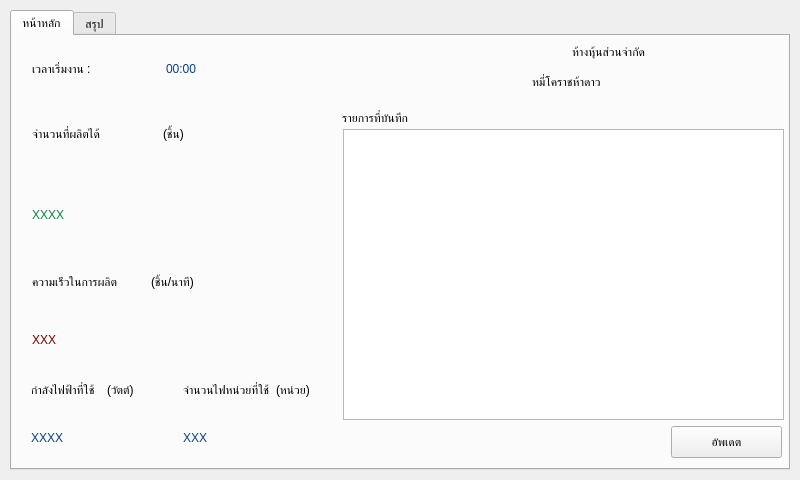
<?xml version="1.0" encoding="UTF-8"?>
<ui version="4.0">
 <class>MainWindow</class>
 <widget class="QMainWindow" name="MainWindow">
  <property name="geometry">
   <rect>
    <x>0</x>
    <y>0</y>
    <width>800</width>
    <height>480</height>
   </rect>
  </property>
  <property name="windowTitle">
   <string>MainWindow</string>
  </property>
  <widget class="QWidget" name="centralwidget">
   <widget class="QTabWidget" name="tabWidget">
    <property name="geometry">
     <rect>
      <x>10</x>
      <y>10</y>
      <width>780</width>
      <height>460</height>
     </rect>
    </property>
    <property name="layoutDirection">
     <enum>Qt::LeftToRight</enum>
    </property>
    <property name="tabPosition">
     <enum>QTabWidget::North</enum>
    </property>
    <property name="currentIndex">
     <number>0</number>
    </property>
    <property name="movable">
     <bool>false</bool>
    </property>
    <widget class="QWidget" name="tab_main">
     <attribute name="title">
      <string>หน้าหลัก</string>
     </attribute>
     <widget class="QWidget" name="layoutWidget_4">
      <property name="geometry">
       <rect>
        <x>20</x>
        <y>10</y>
        <width>261</width>
        <height>45</height>
       </rect>
      </property>
      <layout class="QHBoxLayout" name="horizontalLayout_6">
       <item>
        <widget class="QLabel" name="label">
         <property name="styleSheet">
          <string notr="true">font: 18pt &quot;.AppleSystemUIFont&quot;;</string>
         </property>
         <property name="text">
          <string>เวลาเริ่มงาน : </string>
         </property>
        </widget>
       </item>
       <item>
        <widget class="QLabel" name="lbl_StartTime">
         <property name="styleSheet">
          <string notr="true">font: 36pt &quot;.AppleSystemUIFont&quot;;
color: rgb(7, 64, 128);</string>
         </property>
         <property name="text">
          <string>00:00</string>
         </property>
         <property name="alignment">
          <set>Qt::AlignLeading|Qt::AlignLeft|Qt::AlignVCenter</set>
         </property>
        </widget>
       </item>
      </layout>
     </widget>
     <widget class="QLabel" name="label_4">
      <property name="geometry">
       <rect>
        <x>560</x>
        <y>0</y>
        <width>131</width>
        <height>31</height>
       </rect>
      </property>
      <property name="styleSheet">
       <string notr="true">font: 18pt &quot;.AppleSystemUIFont&quot;;</string>
      </property>
      <property name="text">
       <string>ห้างหุ้นส่วนจำกัด</string>
      </property>
     </widget>
     <widget class="QLabel" name="label_12">
      <property name="geometry">
       <rect>
        <x>690</x>
        <y>0</y>
        <width>81</width>
        <height>81</height>
       </rect>
      </property>
      <property name="text">
       <string/>
      </property>
      <property name="pixmap">
       <pixmap>logo.png</pixmap>
      </property>
     </widget>
     <widget class="QWidget" name="layoutWidget_2">
      <property name="geometry">
       <rect>
        <x>19</x>
        <y>333</y>
        <width>297</width>
        <height>90</height>
       </rect>
      </property>
      <layout class="QHBoxLayout" name="horizontalLayout_5">
       <item>
        <layout class="QVBoxLayout" name="verticalLayout_2">
         <item>
          <layout class="QHBoxLayout" name="horizontalLayout_3">
           <item>
            <widget class="QLabel" name="label_7">
             <property name="text">
              <string>กำลังไฟฟ้าที่ใช้</string>
             </property>
            </widget>
           </item>
           <item>
            <widget class="QLabel" name="label_8">
             <property name="text">
              <string>(วัตต์)</string>
             </property>
            </widget>
           </item>
          </layout>
         </item>
         <item>
          <widget class="QLabel" name="lbl_Power">
           <property name="styleSheet">
            <string notr="true">font: 48pt &quot;.AppleSystemUIFont&quot;;
color: rgb(7, 64, 128);</string>
           </property>
           <property name="text">
            <string>XXXX</string>
           </property>
          </widget>
         </item>
        </layout>
       </item>
       <item>
        <layout class="QVBoxLayout" name="verticalLayout_3">
         <item>
          <layout class="QHBoxLayout" name="horizontalLayout_4">
           <item>
            <widget class="QLabel" name="label_10">
             <property name="text">
              <string>จำนวนไฟหน่วยที่ใช้</string>
             </property>
            </widget>
           </item>
           <item>
            <widget class="QLabel" name="label_9">
             <property name="text">
              <string>(หน่วย)</string>
             </property>
            </widget>
           </item>
          </layout>
         </item>
         <item>
          <widget class="QLabel" name="lbl_Energy">
           <property name="styleSheet">
            <string notr="true">font: 48pt &quot;.AppleSystemUIFont&quot;;
color: rgb(7, 64, 128);</string>
           </property>
           <property name="text">
            <string>XXX</string>
           </property>
          </widget>
         </item>
        </layout>
       </item>
      </layout>
     </widget>
     <widget class="QWidget" name="layoutWidget">
      <property name="geometry">
       <rect>
        <x>20</x>
        <y>220</y>
        <width>232</width>
        <height>109</height>
       </rect>
      </property>
      <layout class="QVBoxLayout" name="verticalLayout_4">
       <item>
        <layout class="QHBoxLayout" name="horizontalLayout_2">
         <item>
          <widget class="QLabel" name="label_3">
           <property name="styleSheet">
            <string notr="true">font: 18pt &quot;.AppleSystemUIFont&quot;;</string>
           </property>
           <property name="text">
            <string>ความเร็วในการผลิต</string>
           </property>
          </widget>
         </item>
         <item>
          <widget class="QLabel" name="label_6">
           <property name="styleSheet">
            <string notr="true">font: 18pt &quot;.AppleSystemUIFont&quot;;</string>
           </property>
           <property name="text">
            <string>(ชิ้น/นาที)</string>
           </property>
          </widget>
         </item>
        </layout>
       </item>
       <item>
        <widget class="QLabel" name="lbl_Preformance">
         <property name="styleSheet">
          <string notr="true">font: 60pt &quot;.AppleSystemUIFont&quot;;
color: rgb(128, 0, 2);</string>
         </property>
         <property name="text">
          <string>XXX</string>
         </property>
        </widget>
       </item>
      </layout>
     </widget>
     <widget class="QWidget" name="layoutWidget_3">
      <property name="geometry">
       <rect>
        <x>20</x>
        <y>60</y>
        <width>256</width>
        <height>156</height>
       </rect>
      </property>
      <layout class="QVBoxLayout" name="verticalLayout">
       <item>
        <layout class="QHBoxLayout" name="horizontalLayout">
         <item>
          <widget class="QLabel" name="label_2">
           <property name="styleSheet">
            <string notr="true">font: 18pt &quot;.AppleSystemUIFont&quot;;</string>
           </property>
           <property name="text">
            <string>จำนวนที่ผลิตได้</string>
           </property>
          </widget>
         </item>
         <item>
          <widget class="QLabel" name="label_5">
           <property name="styleSheet">
            <string notr="true">font: 18pt &quot;.AppleSystemUIFont&quot;;</string>
           </property>
           <property name="text">
            <string>(ชิ้น)</string>
           </property>
          </widget>
         </item>
        </layout>
       </item>
       <item>
        <widget class="QLabel" name="lbl_CountTotal">
         <property name="styleSheet">
          <string notr="true">font: 100pt &quot;.AppleSystemUIFont&quot;;
color: rgb(16, 128, 64);</string>
         </property>
         <property name="text">
          <string>XXXX</string>
         </property>
        </widget>
       </item>
      </layout>
     </widget>
     <widget class="QLabel" name="label_19">
      <property name="geometry">
       <rect>
        <x>520</x>
        <y>30</y>
        <width>171</width>
        <height>31</height>
       </rect>
      </property>
      <property name="styleSheet">
       <string notr="true">font: 24pt &quot;.AppleSystemUIFont&quot;;</string>
      </property>
      <property name="text">
       <string>หมี่โคราชห้าดาว</string>
      </property>
     </widget>
     <widget class="QTableWidget" name="twDB">
      <property name="geometry">
       <rect>
        <x>331</x>
        <y>93</y>
        <width>441</width>
        <height>291</height>
       </rect>
      </property>
      <property name="sizeAdjustPolicy">
       <enum>QAbstractScrollArea::AdjustToContents</enum>
      </property>
     </widget>
     <widget class="QLabel" name="label_11">
      <property name="geometry">
       <rect>
        <x>330</x>
        <y>70</y>
        <width>115</width>
        <height>24</height>
       </rect>
      </property>
      <property name="styleSheet">
       <string notr="true">font: 18pt &quot;.AppleSystemUIFont&quot;;</string>
      </property>
      <property name="text">
       <string>รายการที่บันทึก</string>
      </property>
     </widget>
     <widget class="QWidget" name="">
      <layout class="QHBoxLayout" name="horizontalLayout_7"/>
     </widget>
     <widget class="QPushButton" name="btn_update">
      <property name="geometry">
       <rect>
        <x>659</x>
        <y>390</y>
        <width>111</width>
        <height>32</height>
       </rect>
      </property>
      <property name="styleSheet">
       <string notr="true"/>
      </property>
      <property name="text">
       <string>อัพเดต</string>
      </property>
      <property name="iconSize">
       <size>
        <width>32</width>
        <height>16</height>
       </size>
      </property>
     </widget>
    </widget>
    <widget class="QWidget" name="tab_results">
     <attribute name="title">
      <string>สรุป</string>
     </attribute>
     <widget class="QTableWidget" name="tw_Resulte_DB">
      <property name="geometry">
       <rect>
        <x>10</x>
        <y>220</y>
        <width>751</width>
        <height>201</height>
       </rect>
      </property>
      <property name="sizeAdjustPolicy">
       <enum>QAbstractScrollArea::AdjustToContents</enum>
      </property>
     </widget>
     <widget class="QPushButton" name="btn_LoadDB">
      <property name="geometry">
       <rect>
        <x>370</x>
        <y>10</y>
        <width>113</width>
        <height>32</height>
       </rect>
      </property>
      <property name="text">
       <string>โหลดข้อมูล</string>
      </property>
     </widget>
     <widget class="QLabel" name="label_13">
      <property name="geometry">
       <rect>
        <x>20</x>
        <y>90</y>
        <width>60</width>
        <height>16</height>
       </rect>
      </property>
      <property name="text">
       <string>วันที่บันทึก</string>
      </property>
     </widget>
     <widget class="QLabel" name="label_14">
      <property name="geometry">
       <rect>
        <x>380</x>
        <y>90</y>
        <width>121</width>
        <height>16</height>
       </rect>
      </property>
      <property name="text">
       <string>เวลาเริ่มทำงาน</string>
      </property>
     </widget>
     <widget class="QLabel" name="label_15">
      <property name="geometry">
       <rect>
        <x>380</x>
        <y>120</y>
        <width>111</width>
        <height>16</height>
       </rect>
      </property>
      <property name="text">
       <string>ความเร็วในการผลิต</string>
      </property>
     </widget>
     <widget class="QLabel" name="label_16">
      <property name="geometry">
       <rect>
        <x>20</x>
        <y>120</y>
        <width>91</width>
        <height>16</height>
       </rect>
      </property>
      <property name="text">
       <string>จำนวนที่ผลิตได้</string>
      </property>
     </widget>
     <widget class="QLabel" name="label_17">
      <property name="geometry">
       <rect>
        <x>20</x>
        <y>150</y>
        <width>71</width>
        <height>16</height>
       </rect>
      </property>
      <property name="text">
       <string>พลังงานที่ใช้</string>
      </property>
     </widget>
     <widget class="QLabel" name="label_18">
      <property name="geometry">
       <rect>
        <x>380</x>
        <y>150</y>
        <width>71</width>
        <height>16</height>
       </rect>
      </property>
      <property name="text">
       <string>หน่วยไฟที่ใช้</string>
      </property>
     </widget>
     <widget class="QPushButton" name="btn_Delete">
      <property name="geometry">
       <rect>
        <x>630</x>
        <y>180</y>
        <width>113</width>
        <height>32</height>
       </rect>
      </property>
      <property name="text">
       <string>ลบ</string>
      </property>
     </widget>
     <widget class="QPushButton" name="btn_Edit">
      <property name="geometry">
       <rect>
        <x>510</x>
        <y>180</y>
        <width>113</width>
        <height>32</height>
       </rect>
      </property>
      <property name="text">
       <string>แก้ไขข้อมูล</string>
      </property>
     </widget>
     <widget class="QLabel" name="lbl_Resulte_RecordTime">
      <property name="geometry">
       <rect>
        <x>130</x>
        <y>90</y>
        <width>60</width>
        <height>16</height>
       </rect>
      </property>
      <property name="text">
       <string>-</string>
      </property>
     </widget>
     <widget class="QLabel" name="lbl_Resulte_StartTime">
      <property name="geometry">
       <rect>
        <x>510</x>
        <y>90</y>
        <width>60</width>
        <height>16</height>
       </rect>
      </property>
      <property name="text">
       <string>-</string>
      </property>
     </widget>
     <widget class="QLabel" name="lbl_Resulte_Preformance">
      <property name="geometry">
       <rect>
        <x>510</x>
        <y>120</y>
        <width>60</width>
        <height>16</height>
       </rect>
      </property>
      <property name="text">
       <string>-</string>
      </property>
     </widget>
     <widget class="QLabel" name="lbl_Resulte_energy">
      <property name="geometry">
       <rect>
        <x>510</x>
        <y>150</y>
        <width>60</width>
        <height>16</height>
       </rect>
      </property>
      <property name="text">
       <string>-</string>
      </property>
     </widget>
     <widget class="QLabel" name="lbl_Resulte_power">
      <property name="geometry">
       <rect>
        <x>130</x>
        <y>150</y>
        <width>60</width>
        <height>16</height>
       </rect>
      </property>
      <property name="text">
       <string>-</string>
      </property>
     </widget>
     <widget class="QLabel" name="lbl_Resulte_TotalCount">
      <property name="geometry">
       <rect>
        <x>130</x>
        <y>120</y>
        <width>60</width>
        <height>16</height>
       </rect>
      </property>
      <property name="text">
       <string>-</string>
      </property>
     </widget>
     <widget class="QLabel" name="label_20">
      <property name="geometry">
       <rect>
        <x>20</x>
        <y>20</y>
        <width>31</width>
        <height>16</height>
       </rect>
      </property>
      <property name="text">
       <string>วันที่</string>
      </property>
     </widget>
     <widget class="QLabel" name="label_21">
      <property name="geometry">
       <rect>
        <x>200</x>
        <y>20</y>
        <width>31</width>
        <height>16</height>
       </rect>
      </property>
      <property name="text">
       <string>ถึง</string>
      </property>
     </widget>
     <widget class="QLabel" name="label_22">
      <property name="geometry">
       <rect>
        <x>20</x>
        <y>50</y>
        <width>81</width>
        <height>31</height>
       </rect>
      </property>
      <property name="styleSheet">
       <string notr="true">font: 18pt &quot;.AppleSystemUIFont&quot;;
color: rgb(7, 64, 128);</string>
      </property>
      <property name="text">
       <string>สรุปข้อมูล</string>
      </property>
     </widget>
     <widget class="QLabel" name="label_23">
      <property name="geometry">
       <rect>
        <x>270</x>
        <y>120</y>
        <width>31</width>
        <height>16</height>
       </rect>
      </property>
      <property name="text">
       <string>ชิ้น</string>
      </property>
     </widget>
     <widget class="QLabel" name="label_24">
      <property name="geometry">
       <rect>
        <x>630</x>
        <y>120</y>
        <width>51</width>
        <height>16</height>
       </rect>
      </property>
      <property name="text">
       <string>ชิ้น/นาที</string>
      </property>
     </widget>
     <widget class="QLabel" name="label_25">
      <property name="geometry">
       <rect>
        <x>270</x>
        <y>150</y>
        <width>61</width>
        <height>16</height>
       </rect>
      </property>
      <property name="text">
       <string>วัตต์(เฉลี่ย)</string>
      </property>
     </widget>
     <widget class="QLabel" name="label_26">
      <property name="geometry">
       <rect>
        <x>630</x>
        <y>150</y>
        <width>61</width>
        <height>16</height>
       </rect>
      </property>
      <property name="text">
       <string>รวม</string>
      </property>
     </widget>
     <widget class="QLabel" name="label_27">
      <property name="geometry">
       <rect>
        <x>520</x>
        <y>30</y>
        <width>171</width>
        <height>31</height>
       </rect>
      </property>
      <property name="styleSheet">
       <string notr="true">font: 24pt &quot;.AppleSystemUIFont&quot;;</string>
      </property>
      <property name="text">
       <string>หมี่โคราชห้าดาว</string>
      </property>
     </widget>
     <widget class="QLabel" name="label_28">
      <property name="geometry">
       <rect>
        <x>690</x>
        <y>0</y>
        <width>81</width>
        <height>81</height>
       </rect>
      </property>
      <property name="text">
       <string/>
      </property>
      <property name="pixmap">
       <pixmap>logo.png</pixmap>
      </property>
     </widget>
     <widget class="QLabel" name="label_29">
      <property name="geometry">
       <rect>
        <x>560</x>
        <y>0</y>
        <width>131</width>
        <height>31</height>
       </rect>
      </property>
      <property name="styleSheet">
       <string notr="true">font: 18pt &quot;.AppleSystemUIFont&quot;;</string>
      </property>
      <property name="text">
       <string>ห้างหุ้นส่วนจำกัด</string>
      </property>
     </widget>
     <widget class="Line" name="line">
      <property name="geometry">
       <rect>
        <x>350</x>
        <y>80</y>
        <width>20</width>
        <height>101</height>
       </rect>
      </property>
      <property name="orientation">
       <enum>Qt::Vertical</enum>
      </property>
     </widget>
     <widget class="QDateTimeEdit" name="date_select_start">
      <property name="geometry">
       <rect>
        <x>50</x>
        <y>10</y>
        <width>141</width>
        <height>31</height>
       </rect>
      </property>
      <property name="dateTime">
       <datetime>
        <hour>0</hour>
        <minute>0</minute>
        <second>0</second>
        <year>2025</year>
        <month>1</month>
        <day>1</day>
       </datetime>
      </property>
      <property name="calendarPopup">
       <bool>true</bool>
      </property>
     </widget>
     <widget class="QDateTimeEdit" name="date_select_end">
      <property name="geometry">
       <rect>
        <x>220</x>
        <y>10</y>
        <width>141</width>
        <height>31</height>
       </rect>
      </property>
      <property name="dateTime">
       <datetime>
        <hour>0</hour>
        <minute>0</minute>
        <second>0</second>
        <year>2025</year>
        <month>1</month>
        <day>1</day>
       </datetime>
      </property>
      <property name="calendarPopup">
       <bool>true</bool>
      </property>
     </widget>
    </widget>
   </widget>
  </widget>
 </widget>
 <resources/>
 <connections/>
</ui>
